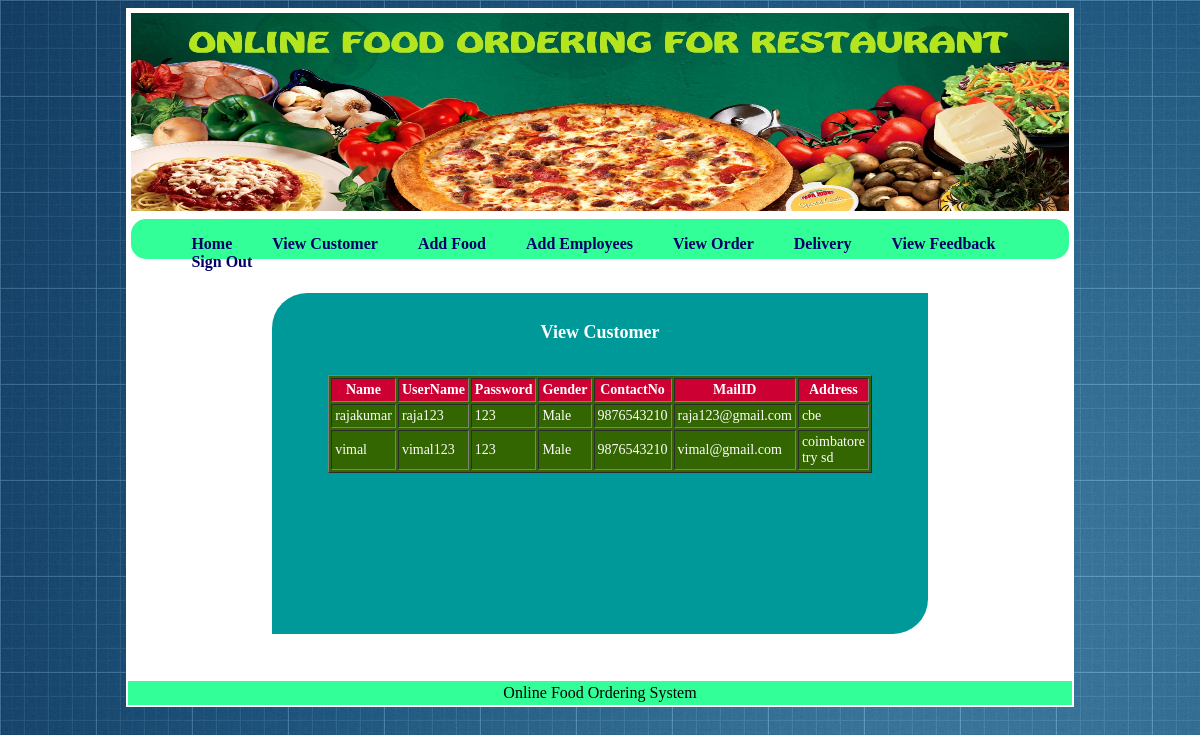
/ViewCustomer.php, run on the app's committed database.
### tables this page shows
CREATE TABLE IF NOT EXISTS `customer` (
  `Name` varchar(20) NOT NULL,
  `UserName` varchar(20) NOT NULL,
  `Password` varchar(20) NOT NULL,
  `Gender` varchar(10) NOT NULL,
  `PhoneNo` varchar(10) NOT NULL,
  `MailID` varchar(20) NOT NULL,
  `Address` varchar(200) NOT NULL,
  PRIMARY KEY (`UserName`)
);

### ViewCustomer.php (the view, shortened to what this page needs)
<!DOCTYPE html PUBLIC "-//W3C//DTD XHTML 1.0 Transitional//EN" "http://www.w3.org/TR/xhtml1/DTD/xhtml1-transitional.dtd">
<html xmlns="http://www.w3.org/1999/xhtml">
<head>
<link rel="stylesheet" type="text/css" href="css/style.css" />
</head>
<body bgcolor="#0099FF" style="background-image:url(images/Background.jpg)">
<div align="center">
<table width="80%" bgcolor="#FFFFFF">
  <tr>
    <td>
	<img src="images/banner.jpg" width="100%" height="198"/></td>
  </tr>
  <tr>
    <td>
		<div class="menubg">
		<ul>
		<li><a href="Admin.php">Home</a></li>
		<li><a href="ViewCustomer.php">View Customer</a></li>
		<li><a href="AddFood.php">Add Food</a></li>
		<li><a href="EmployeeRegistration.php">Add Employees</a></li>
		<li><a href="ViewOrder.php">View Order</a></li>
		<li><a href="Delivery.php">Delivery</a></li>
		<li><a href="ViewFeedback.php">View Feedback</a></li>
		<li><a href="Index.php">Sign Out</a></li>
		</ul>
		</div>	</td>
  </tr>
  <tr>
    <td align="center">&nbsp;</td>
  </tr>
  <tr>
    <td align="center">
	  <div style="background-color:#009999; border-top-left-radius:35px; border-bottom-right-radius:35px; width:70%;">
	    <center>
	      <form id="form1" name="form1" method="post" action="">
	        <table width="500px" style=" color:#FFFFFF; font-size:14px">
	          <tr>
	            <td colspan="2">&nbsp;</td>
    </tr>
	          <tr>
                <td colspan="2" style="font-size:18px; font-weight:bold" align="center">View Customer </td>
	            </tr>
	          <tr>
	            <td width="222">&nbsp;</td>
      <td width="258">&nbsp;</td>
    </tr>
	          <tr>
	            <td colspan="2">
				<table width="480" border="1" align="center" style="background-color:#336600;">
    <tr>
		<td width="69" style="background-color:#CC0033"><div align="center"><strong>Name</strong></div></td>
		<td width="69" style="background-color:#CC0033"><div align="center"><strong>UserName</strong></div></td>
		<td width="69" style="background-color:#CC0033"><div align="center"><strong>Password</strong></div></td>
		<td width="76" style="background-color:#CC0033"><div align="center"><strong>Gender</strong></div></td>
		<td width="76" style="background-color:#CC0033"><div align="center"><strong>ContactNo</strong></div></td>
		<td width="76" style="background-color:#CC0033"><div align="center"><strong>MailID</strong></div></td>
		<td width="76" style="background-color:#CC0033"><div align="center"><strong>Address</strong></div></td>
    </tr>
	<?php
	$result =mysql_query("Select * from Customer");
	while ($row = mysql_fetch_array($result))
          {
    ?>
    <tr>
	  <td><?php echo $row['Name']; ?></td>
	  <td><?php echo $row['UserName'];?></td>
	  <td><?php echo $row['Password'];?></td>
      <td><?php echo $row['Gender']; ?></td>
	  <td><?php echo $row['PhoneNo']; ?></td>
	  <td><?php echo $row['MailID']; ?></td>
	  <td><?php echo $row['Address']; ?></td>
    </tr>
  <?php } ?>
</table>				</td>
      </tr>
	          <tr>
	            <td>&nbsp;</td>
      <td>&nbsp;</td>
    </tr>
	          <tr>
	            <td>&nbsp;</td>
      <td>&nbsp;</td>
    </tr>
  </table>
	        <p>&nbsp;</p>
	        <p>&nbsp;</p>
	        </form>
	  </center>
	    </div></td>
    </tr>
  <tr>
    <td>&nbsp;</td>
  </tr>
  <tr>
    <td colspan="3" bgcolor="#33FF99"><div align="center" style="color:#00000">Online Food Ordering System</div></td>
  </tr>
</table>
</div>
</body>
</html>

### css/style.css (style rules this page uses)
.menubg { background:#33FF99; height:40px; border-radius:15px; float:left; width:100%; }
.menubg ul li { padding:0px 20px; list-style-type:none; float:left; }
.menubg ul li a { color:#000066; text-decoration:none; font-weight:bold; float:left; }
form p { padding:10px 30px; }
.productadd table tr, td { padding:3px; }

### data on the page
customer: Name "rajakumar", UserName "raja123", Password "123", Gender "Male", PhoneNo "9876543210", MailID "raja123@gmail.com", Address "cbe"
customer: Name "vimal", UserName "vimal123", Password "123", Gender "Male", PhoneNo "9876543210", MailID "vimal@gmail.com", Address "coimbatore try sd"
